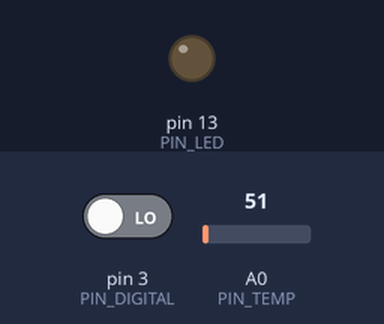
A sketch run on a simulated Arduino Uno, built with avr-gcc and run on an emulated ATmega328P. Parts: output pins drawn as LEDs (lit = HIGH). The test bench sets the inputs (shaded band); at power-on: pin 3 (PIN_DIGITAL) LOW, A0 (PIN_TEMP) = 51. What the sketch prints to the serial monitor is not drawn.

Above: at 1.2 s.
1.3 s: pin 3 (PIN_DIGITAL) driven HIGH
At 2.1 s:
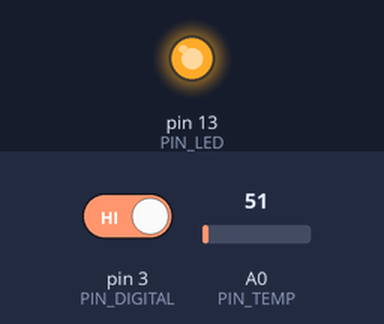
2.8 s: pin 3 (PIN_DIGITAL) driven LOW
At 3.3 s:
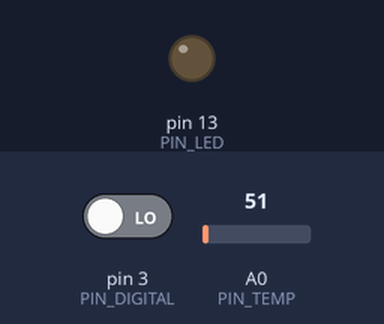
Timing chart, 0 to 5.8 s (numbered marks = the images above; inputs shaded):
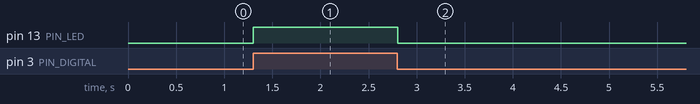

The sketch:

main.ino
```cpp
/**
 * @file    main.ino
 * @author  Filippo Graziani
 * @date    08/03/2024
 * @brief   A sample code for the digital temperature sensor (KY028)
 * Connections:
 * Sensor       -----       Arduino Uno
 * A0                       A0
 * G                        GND
 * +                        5V
 * D0                       D3
 *
 * @note    It is the similar to KY023 but this sensor doesn't show absolute
 *          values, it is a relative measurement to the user-defined
 *          environmental conditions.
 * @note    Check the given analog value at room temperature, then check the
 *          analog value when the component stays at a cricital temperature.
 *          This is the way to detect the temperature variation and alarms.
 */

#include "Arduino.h"
#include <stdint.h>
#include <math.h>

#define     PIN_TEMP    (A0)
#define     PIN_DIGITAL (3)
#define     PIN_LED     (LED_BUILTIN)

/**
 * @brief   Setup function.
 * @par     Description
 * Setting of the Arduino's pins and the serial port.
 * @return  Nothing.
 */
void
setup ()
{
    Serial.begin(9600);

    while (!Serial)
    {
        /* Do nothing */
    }

    pinMode(PIN_LED, OUTPUT);
    pinMode(PIN_DIGITAL, INPUT);
}   /* setup() */

/**
 * @brief   Loop function.
 * @par     Description
 * The analog temperature is read from the analog pin and but the digital pin
 * is used to detect a threshold.
 * @return  Nothing.
 */
void
loop ()
{
    Serial.println(analogRead(PIN_TEMP));

    // Test of a threshold.
    //
    if (1 == digitalRead(PIN_DIGITAL))
    {
        digitalWrite(PIN_LED, 1);
    }
    else
    {
        digitalWrite(PIN_LED, 0);
    }
}   /* loop() */


/*** End of file ***/
```

Measured:
- after the input at 1.3 s, pin 13 (PIN_LED): LOW → HIGH at once
- after the input at 2.8 s, pin 13 (PIN_LED): HIGH → LOW at once
